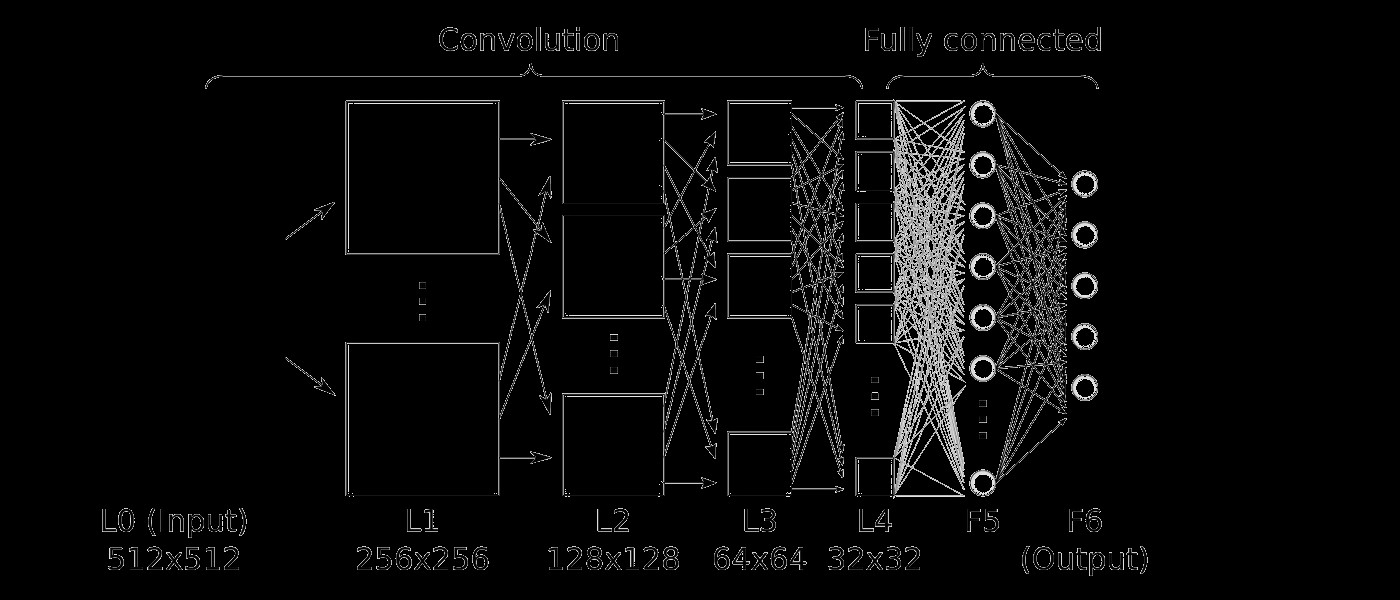
#> input picture Images/CNN_Blank.png, 1400 x 600 px
$ python background_to_transparent.py --image Images/CNN_Blank.png
#> lines starting #> are read from the running program, lines starting #| are printed output that depends on the picture; after the words box and inside, x2 and y2 are one past the last pixel; in counts of white or black regions, pixels touching at a corner belong together
'''
Script to make background transparent
Basics:
	- Pass in an image and a threshold. This is a value between 0-255
		that specifies the cutoff for color which will be turned transparent.
		Default channel is white, to switch to black channel set --channel flag to 'b'

How to Use:
	- install dependencies (cv2, argparse, os, pillow)
	- call script: 'python3 background_to_transparent.py
		--image [FILENAME]
		--threshold [THRESHOLD]
		--channel [CHANNEL]'
	- for help: 'python background_to_transparent.py --help'
'''
import cv2
import argparse
import os


'''
private function _create_args()
-------------------------------
Creates an argeparse object for CLI for threshold_image() function

Input:
	Void

Return:
	args object with required arguments for threshold_image() function

'''
def _create_args():
	parser = argparse.ArgumentParser()
	parser.add_argument("--image", help="filename of the image that will be edited", type=str)
	parser.add_argument("--threshold", help="threshold for black cut off: range(0,255)", type=int)
	parser.add_argument("--channel", help="threshold corresponds to black(b) or white(w) channel", type=str)

	args = parser.parse_args()
	return args


'''
public function threshold_image(image_name, dir_path, channel, threshold)
----------------------------------------------------------------
Segments thresholded pixels in an image to transparent

Input:
	Pass in the path to an image, what channel to threshold, and a
	threshold value. Writes a final image called edited_[INPUT IMAGE NAME].png
	that is the source image but the pixels that are choosen by the thresholded are transparent.

Return:
	Void
'''
def threshold_image(filename, channel, threshold):
#> called with filename = 'Images/CNN_Blank.png'
	image_name = os.path.basename(args.image) 		# Name of the image
	dir_path = os.path.dirname(args.image) 			# Path to the file

	print("Name of Image: {0}".format(image_name))
	print("Path to Image: {0}".format(dir_path))

	src = cv2.imread('/'.join((dir_path,image_name)), 1)
#> src is the input picture: shape (600, 1400, 3); min 0, max 231, mean 9.6
	tmp = cv2.cvtColor(src, cv2.COLOR_BGR2GRAY)
	if channel == "b":
		_,alpha = cv2.threshold(tmp,threshold,255,cv2.THRESH_BINARY)
	else:
		_,alpha = cv2.threshold(tmp,threshold,255,cv2.THRESH_BINARY_INV)
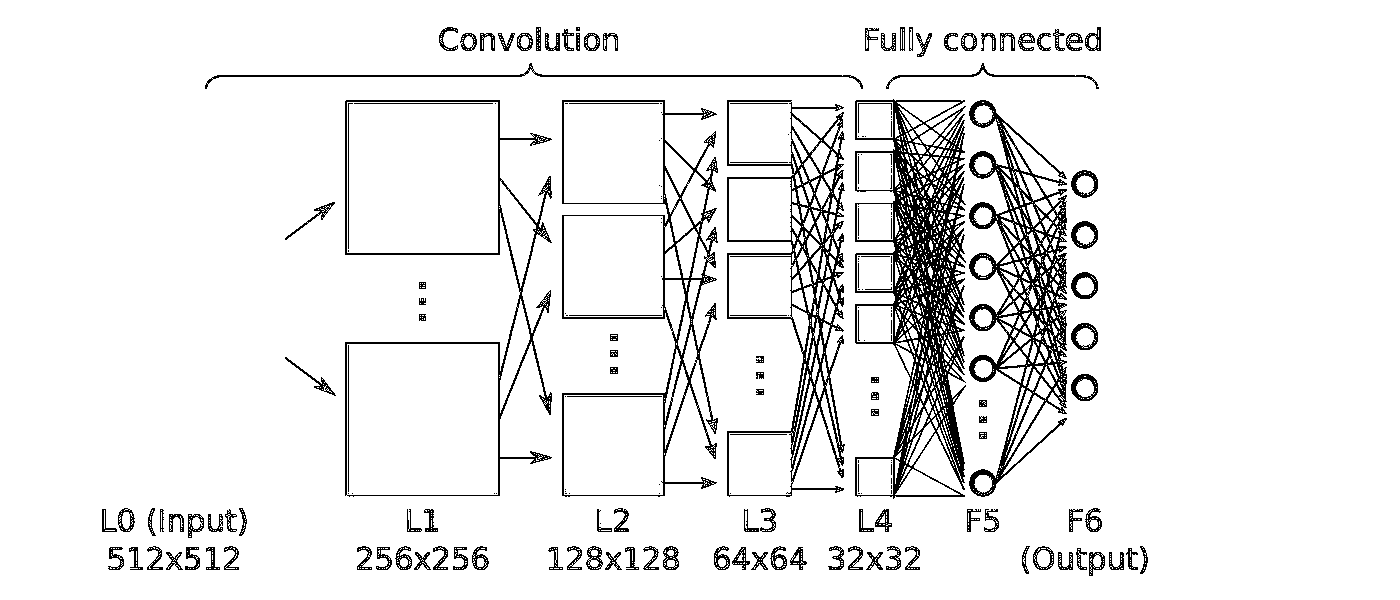
#> alpha: shape (600, 1400); 92.4% white; black in thin lines or dots, all inside (x1, y1, x2, y2) = (102, 27, 1148, 576)

	b, g, r = cv2.split(src)
	rgba = [b,g,r, alpha]
	dst = cv2.merge(rgba,4)

	# Save image to same directory as source image
	final_path = '/'.join((dir_path,"edited_{0}.png".format(image_name.split(".")[0])))
	print("Edited Image Path: {0}".format(final_path))
	cv2.imwrite(final_path, dst)

if __name__ == '__main__':
	args = _create_args()
	threshold_image(args.image, args.channel, args.threshold)
